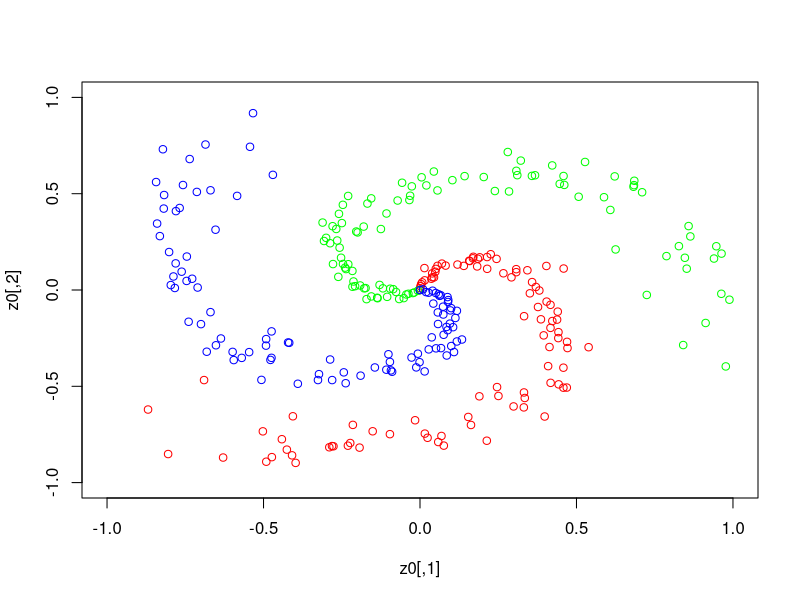

This chart was generated by the following R code:
# Spiral 2-dimensional data set
# Ref: http://cs231n.github.io/neural-networks-case-study/

n = 100
th = function(k){ seq(k*4,(k+1)*4,length=n) + rnorm(n)*0.2}
r = seq(0,1,length=n)
z = function(k) { cbind(r*sin(th(k)),r*cos(th(k))) }
z0 = z(0)
z1 = z(1)
z2 = z(2)
plot(z0,col="red",xlim=c(-1,1),ylim=c(-1,1))
points(z1,col="green")
points(z2,col="blue")
s = c(rep(1,n),rep(2,n),rep(3,n))
z_all = rbind(z0,z1,z2)
m = cbind(s==1,s==2,s==3,z_all)
write.table(m, 'spiral.csv',row.names=F, col.names=F)
